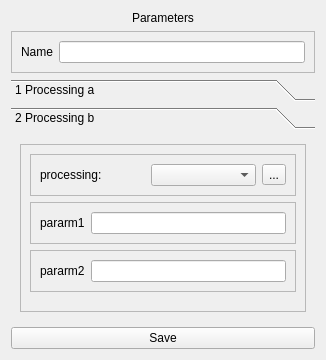
<?xml version="1.0" encoding="UTF-8"?>
<ui version="4.0">
 <class>Form</class>
 <widget class="QWidget" name="Form">
  <property name="geometry">
   <rect>
    <x>0</x>
    <y>0</y>
    <width>326</width>
    <height>360</height>
   </rect>
  </property>
  <property name="windowTitle">
   <string>Form</string>
  </property>
  <layout class="QVBoxLayout" name="verticalLayout">
   <item>
    <widget class="QLabel" name="label">
     <property name="layoutDirection">
      <enum>Qt::LeftToRight</enum>
     </property>
     <property name="text">
      <string>Parameters</string>
     </property>
     <property name="alignment">
      <set>Qt::AlignCenter</set>
     </property>
    </widget>
   </item>
   <item>
    <widget class="QFrame" name="frame_9">
     <property name="frameShape">
      <enum>QFrame::StyledPanel</enum>
     </property>
     <property name="frameShadow">
      <enum>QFrame::Raised</enum>
     </property>
     <layout class="QHBoxLayout" name="horizontalLayout_7">
      <item>
       <widget class="QLabel" name="label_8">
        <property name="text">
         <string>Name</string>
        </property>
       </widget>
      </item>
      <item>
       <widget class="QLineEdit" name="lineEdit_5"/>
      </item>
     </layout>
    </widget>
   </item>
   <item>
    <widget class="QToolBox" name="toolBox">
     <property name="currentIndex">
      <number>1</number>
     </property>
     <widget class="QWidget" name="page">
      <property name="geometry">
       <rect>
        <x>0</x>
        <y>0</y>
        <width>294</width>
        <height>205</height>
       </rect>
      </property>
      <attribute name="label">
       <string>1 Processing a</string>
      </attribute>
      <layout class="QVBoxLayout" name="verticalLayout_2">
       <item>
        <widget class="QFrame" name="frame_2">
         <property name="frameShape">
          <enum>QFrame::StyledPanel</enum>
         </property>
         <property name="frameShadow">
          <enum>QFrame::Raised</enum>
         </property>
         <layout class="QVBoxLayout" name="verticalLayout_3">
          <item>
           <widget class="QFrame" name="frame">
            <property name="sizePolicy">
             <sizepolicy hsizetype="Preferred" vsizetype="Minimum">
              <horstretch>0</horstretch>
              <verstretch>0</verstretch>
             </sizepolicy>
            </property>
            <property name="frameShape">
             <enum>QFrame::StyledPanel</enum>
            </property>
            <property name="frameShadow">
             <enum>QFrame::Raised</enum>
            </property>
            <layout class="QHBoxLayout" name="horizontalLayout">
             <item>
              <widget class="QLabel" name="label_2">
               <property name="text">
                <string>processing:</string>
               </property>
              </widget>
             </item>
             <item>
              <widget class="QComboBox" name="comboBox"/>
             </item>
             <item>
              <widget class="QToolButton" name="toolButton">
               <property name="text">
                <string>...</string>
               </property>
              </widget>
             </item>
            </layout>
           </widget>
          </item>
          <item>
           <widget class="QFrame" name="frame_3">
            <property name="frameShape">
             <enum>QFrame::StyledPanel</enum>
            </property>
            <property name="frameShadow">
             <enum>QFrame::Raised</enum>
            </property>
            <layout class="QHBoxLayout" name="horizontalLayout_2">
             <item>
              <widget class="QLabel" name="label_3">
               <property name="text">
                <string>pararm1</string>
               </property>
              </widget>
             </item>
             <item>
              <widget class="QLineEdit" name="lineEdit"/>
             </item>
            </layout>
           </widget>
          </item>
          <item>
           <widget class="QFrame" name="frame_4">
            <property name="frameShape">
             <enum>QFrame::StyledPanel</enum>
            </property>
            <property name="frameShadow">
             <enum>QFrame::Raised</enum>
            </property>
            <layout class="QHBoxLayout" name="horizontalLayout_3">
             <item>
              <widget class="QLabel" name="label_4">
               <property name="text">
                <string>pararm2</string>
               </property>
              </widget>
             </item>
             <item>
              <widget class="QLineEdit" name="lineEdit_2"/>
             </item>
            </layout>
           </widget>
          </item>
          <item>
           <spacer name="verticalSpacer">
            <property name="orientation">
             <enum>Qt::Vertical</enum>
            </property>
            <property name="sizeHint" stdset="0">
             <size>
              <width>20</width>
              <height>40</height>
             </size>
            </property>
           </spacer>
          </item>
         </layout>
        </widget>
       </item>
      </layout>
     </widget>
     <widget class="QWidget" name="page_2">
      <property name="geometry">
       <rect>
        <x>0</x>
        <y>0</y>
        <width>294</width>
        <height>205</height>
       </rect>
      </property>
      <attribute name="label">
       <string>2 Processing b</string>
      </attribute>
      <layout class="QVBoxLayout" name="verticalLayout_5">
       <item>
        <widget class="QFrame" name="frame_5">
         <property name="frameShape">
          <enum>QFrame::StyledPanel</enum>
         </property>
         <property name="frameShadow">
          <enum>QFrame::Raised</enum>
         </property>
         <layout class="QVBoxLayout" name="verticalLayout_4">
          <item>
           <widget class="QFrame" name="frame_6">
            <property name="sizePolicy">
             <sizepolicy hsizetype="Preferred" vsizetype="Minimum">
              <horstretch>0</horstretch>
              <verstretch>0</verstretch>
             </sizepolicy>
            </property>
            <property name="frameShape">
             <enum>QFrame::StyledPanel</enum>
            </property>
            <property name="frameShadow">
             <enum>QFrame::Raised</enum>
            </property>
            <layout class="QHBoxLayout" name="horizontalLayout_4">
             <item>
              <widget class="QLabel" name="label_5">
               <property name="text">
                <string>processing:</string>
               </property>
              </widget>
             </item>
             <item>
              <widget class="QComboBox" name="comboBox_2"/>
             </item>
             <item>
              <widget class="QToolButton" name="toolButton_2">
               <property name="text">
                <string>...</string>
               </property>
              </widget>
             </item>
            </layout>
           </widget>
          </item>
          <item>
           <widget class="QFrame" name="frame_7">
            <property name="frameShape">
             <enum>QFrame::StyledPanel</enum>
            </property>
            <property name="frameShadow">
             <enum>QFrame::Raised</enum>
            </property>
            <layout class="QHBoxLayout" name="horizontalLayout_5">
             <item>
              <widget class="QLabel" name="label_6">
               <property name="text">
                <string>pararm1</string>
               </property>
              </widget>
             </item>
             <item>
              <widget class="QLineEdit" name="lineEdit_3"/>
             </item>
            </layout>
           </widget>
          </item>
          <item>
           <widget class="QFrame" name="frame_8">
            <property name="frameShape">
             <enum>QFrame::StyledPanel</enum>
            </property>
            <property name="frameShadow">
             <enum>QFrame::Raised</enum>
            </property>
            <layout class="QHBoxLayout" name="horizontalLayout_6">
             <item>
              <widget class="QLabel" name="label_7">
               <property name="text">
                <string>pararm2</string>
               </property>
              </widget>
             </item>
             <item>
              <widget class="QLineEdit" name="lineEdit_4"/>
             </item>
            </layout>
           </widget>
          </item>
          <item>
           <spacer name="verticalSpacer_2">
            <property name="orientation">
             <enum>Qt::Vertical</enum>
            </property>
            <property name="sizeHint" stdset="0">
             <size>
              <width>20</width>
              <height>40</height>
             </size>
            </property>
           </spacer>
          </item>
         </layout>
        </widget>
       </item>
      </layout>
     </widget>
    </widget>
   </item>
   <item>
    <widget class="QPushButton" name="pushButton">
     <property name="text">
      <string>Save</string>
     </property>
    </widget>
   </item>
  </layout>
 </widget>
 <resources/>
 <connections/>
</ui>
